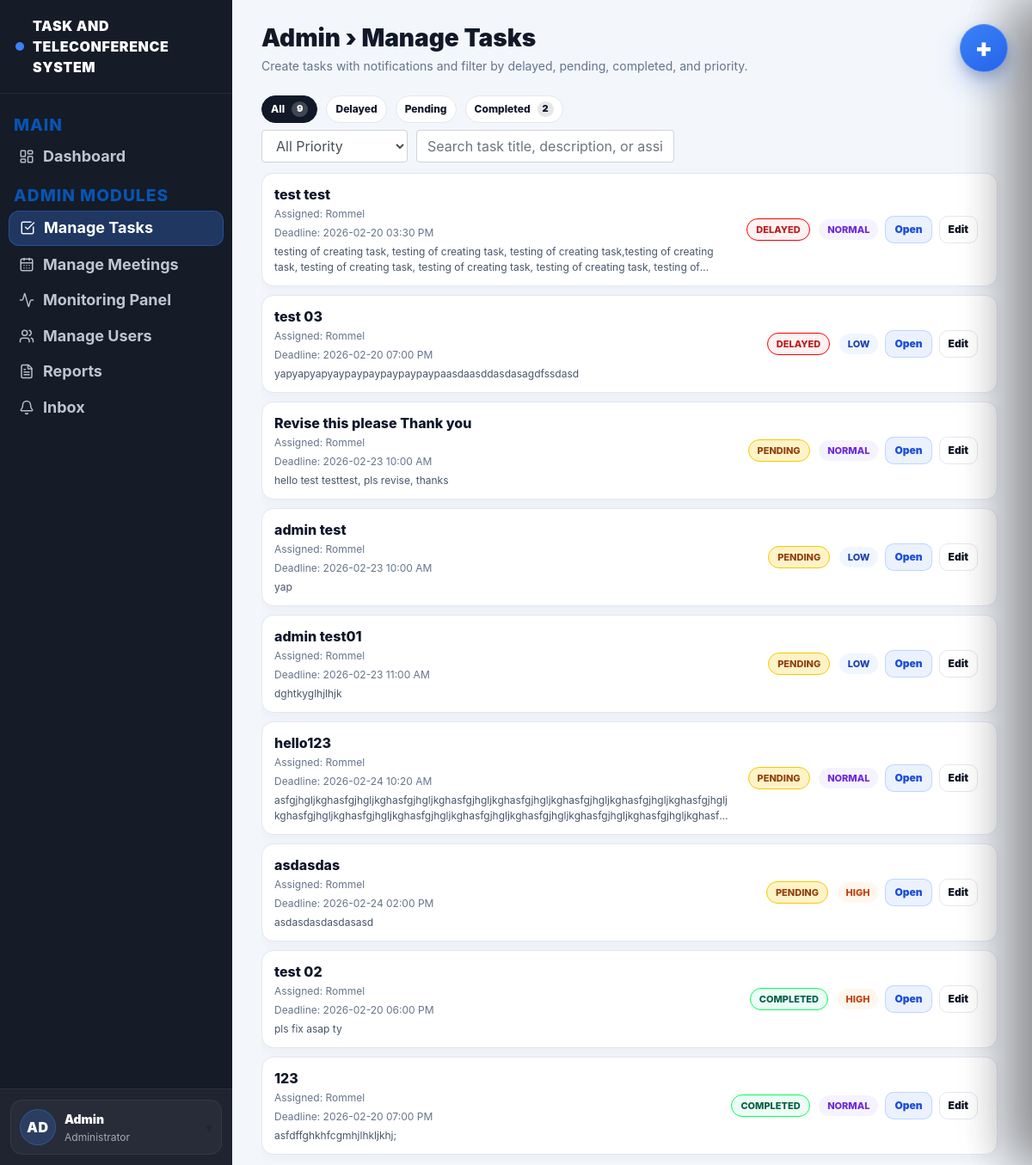
/admin/manage-tasks (signed in), run on an earlier commit of the app's database.
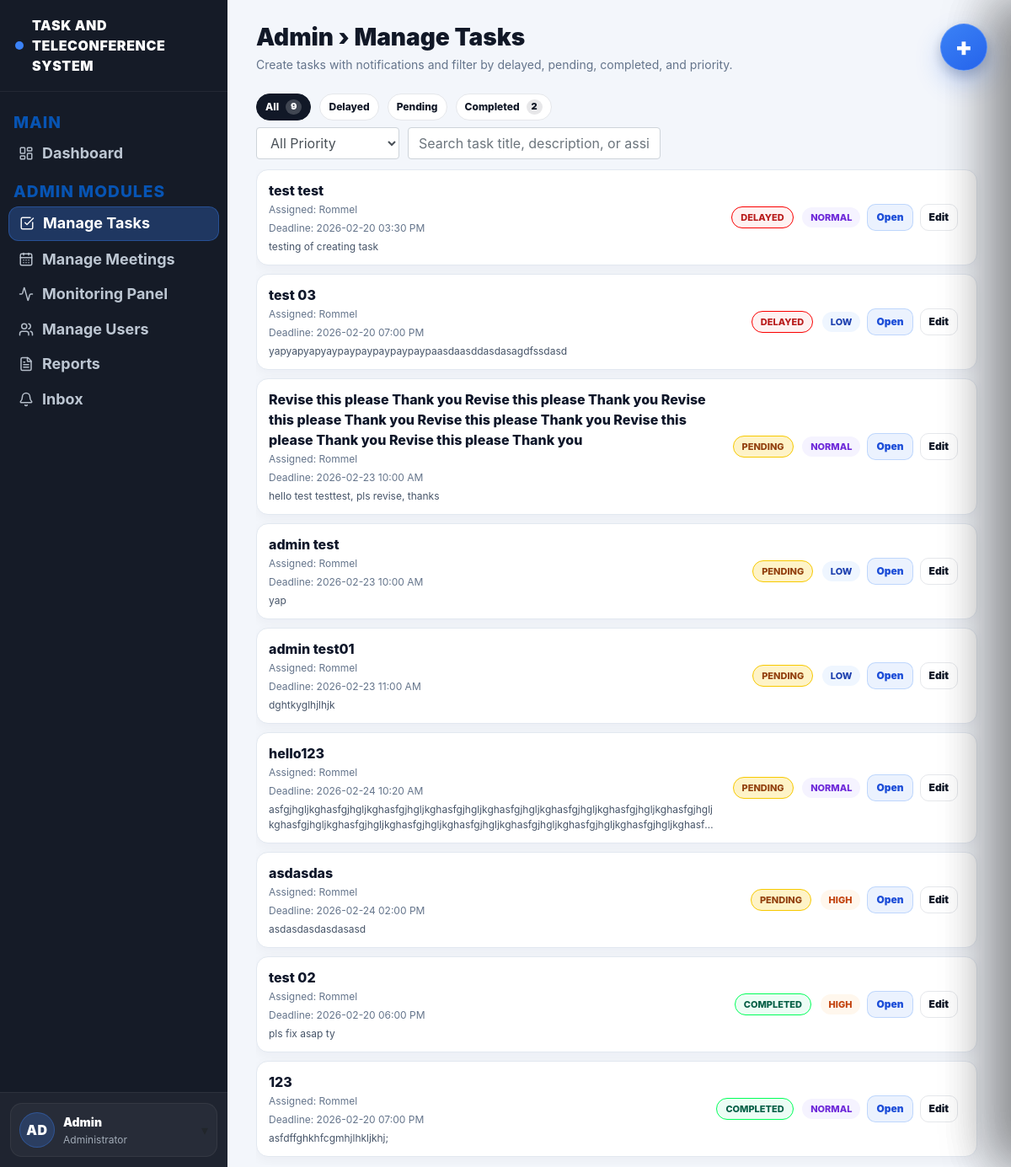
And on a later commit of the database.
### website/models.py (models this page shows, shortened)
class Task(db.Model):
    id = db.Column(db.Integer, primary_key=True)
    title = db.Column(db.String(200), nullable=False)
    description = db.Column(db.Text)
    assigned_to = db.Column(db.Integer, db.ForeignKey('user.id'))
    assigned_user = db.relationship('User', foreign_keys=[assigned_to])
    status = db.Column(db.String(50), default="assigned")
    priority = db.Column(db.String(20), default="normal")
    deadline = db.Column(db.DateTime)
    file_path = db.Column(db.String(300))
    last_edited_by = db.Column(db.Integer, nullable=True)
    last_edited_at = db.Column(db.DateTime, server_default=func.now(), onupdate=func.now())
    created_at = db.Column(db.DateTime(timezone=True), server_default=func.now())

class User(db.Model, UserMixin):
    id = db.Column(db.Integer, primary_key=True)
    email = db.Column(db.String(150), unique=True)
    password = db.Column(db.String(150))
    firstname = db.Column(db.String(150))
    is_admin = db.Column(db.Boolean, default=False)
    role = db.Column(db.String(20), default="user")
    notes = db.relationship('Note')
    notifications = db.relationship('Notification', lazy=True, cascade="all, delete-orphan")

### website/views.py (the view)
@views.route('/admin/manage-tasks')
@login_required
@admin_only
def manage_tasks():
    users = User.query.filter_by(is_admin=False).order_by(User.firstname.asc()).all()
    tasks = Task.query.order_by(Task.created_at.desc()).all()
    return render_template("manage_tasks.html", user=current_user, users=users, tasks=tasks)

### website/views.py (called while the page is built)
def admin_only(func):
    @wraps(func)
    def wrapper(*args, **kwargs):
        if not current_user.is_authenticated or not current_user.is_admin:
            abort(403)
        return func(*args, **kwargs)
    return wrapper

### website/templates/manage_tasks.html (shortened to what this page needs)
{% extends "admin_base.html" %}
{% block content %}
<div class="mt-wrap">
  <div class="mt-head">
    <h1 class="td-title" style="margin:0;">Admin › Manage Tasks</h1>
    <div class="mt-sub">Create tasks with notifications and filter by delayed, pending, completed, and priority.</div>
  </div>
  {% set completed_tasks = tasks|selectattr("status","equalto","completed")|list if tasks else [] %}
  <div class="td-pills mb-2">
    <button class="pill-tab active" type="button" data-filter="all">All <span class="pill-count">{{ tasks|length }}</span></button>
    <button class="pill-tab" type="button" data-filter="delayed">Delayed</button>
    <button class="pill-tab" type="button" data-filter="pending">Pending</button>
    <button class="pill-tab" type="button" data-filter="completed">Completed <span class="pill-count">{{ completed_tasks|length }}</span></button>
  </div>
  <div class="mt-toolbar">
    <select id="priorityFilter" class="form-control mt-priority">
      <option value="all">All Priority</option>
    </select>
    <input id="taskSearch" class="form-control mt-search" placeholder="Search task title, description, or assignee...">
  </div>
  <div class="mt-list" id="taskList">
    {% for t in tasks %}
      {% set pr = (t.priority or 'normal')|lower %}
      <div class="task-row task-item"
           data-task-id="{{ t.id }}"
           data-status="{{ t.status or '' }}"
           data-priority="{{ pr }}"
           data-title="{{ (t.title ~ ' ' ~ (t.description or '') ~ ' ' ~ ((t.assigned_user.firstname if t.assigned_user else 'unassigned')))|lower }}"
           data-deadline="{{ t.deadline.strftime('%Y-%m-%dT%H:%M:%S') if t.deadline else '' }}">
        <div class="task-main">
          <div class="task-title">{{ t.title }}</div>
          <div class="task-meta">
            Assigned: {{ t.assigned_user.firstname if t.assigned_user else 'Unassigned' }}
          </div>
          <div class="task-meta">
            Deadline: {{ t.deadline.strftime('%Y-%m-%d %I:%M %p') if t.deadline else '-' }}
          </div>
          <div class="task-desc">{{ t.description or 'No description provided.' }}</div>
        </div>
        <div class="task-side">
          <div>
            <span class="tag state-tag">PENDING</span>
            <span class="tag prio-{{ pr }}">{{ pr|upper }}</span>
          </div>
          <div class="task-actions">
            <button type="button" class="btn-mini" data-open-task="{{ t.id }}">Open</button>
            <button type="button" class="btn-mini ghost" data-edit-task="{{ t.id }}">Edit</button>
          </div>
        </div>
      </div>
    {% else %}
      <div class="empty">No tasks yet. Click the + button to create one.</div>
    {% endfor %}
  </div>
</div>
<button type="button" class="fab-task" id="openTaskDrawer" aria-label="Create task"><span class="fab-plus">+</span></button>
{% endblock %}

What changed in the data, as far as the page shows it:
changed Task "test test": description "testing of creating task, testing of creating task, testing of creating task,testing of creating task, testing of creating task, testing of creating task, testing of creating task, testing…" → "testing of creating task"
changed Task "hello test testtest, pls revise, thanks": title "Revise this please Thank you" → "Revise this please Thank you Revise this please Thank you Revise this please Thank you Revise this please Thank you Revise this please Thank you Revise this please Thank you"
